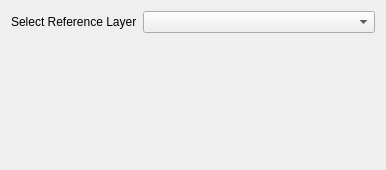
<?xml version="1.0" encoding="UTF-8"?>
<ui version="4.0">
 <class>CustomSnaperParameterSelector</class>
 <widget class="QWidget" name="CustomSnaperParameterSelector">
  <property name="geometry">
   <rect>
    <x>0</x>
    <y>0</y>
    <width>386</width>
    <height>170</height>
   </rect>
  </property>
  <property name="sizePolicy">
   <sizepolicy hsizetype="Preferred" vsizetype="Preferred">
    <horstretch>0</horstretch>
    <verstretch>0</verstretch>
   </sizepolicy>
  </property>
  <property name="windowTitle">
   <string>Form</string>
  </property>
  <layout class="QGridLayout" name="gridLayout">
   <item row="0" column="0">
    <widget class="QLabel" name="label">
     <property name="text">
      <string>Select Reference Layer</string>
     </property>
    </widget>
   </item>
   <item row="0" column="1">
    <widget class="QComboBox" name="referenceComboBox">
     <property name="sizePolicy">
      <sizepolicy hsizetype="MinimumExpanding" vsizetype="Fixed">
       <horstretch>0</horstretch>
       <verstretch>0</verstretch>
      </sizepolicy>
     </property>
    </widget>
   </item>
   <item row="1" column="0" colspan="2">
    <widget class="CustomSelector" name="customSelectorWidget" native="true">
     <property name="enabled">
      <bool>false</bool>
     </property>
     <property name="sizePolicy">
      <sizepolicy hsizetype="Preferred" vsizetype="Preferred">
       <horstretch>0</horstretch>
       <verstretch>0</verstretch>
      </sizepolicy>
     </property>
    </widget>
   </item>
  </layout>
 </widget>
 <customwidgets>
  <customwidget>
   <class>CustomSelector</class>
   <extends>QWidget</extends>
   <header>DsgTools.CustomWidgets.customSelector.h</header>
   <container>1</container>
  </customwidget>
 </customwidgets>
 <resources/>
 <connections/>
</ui>
